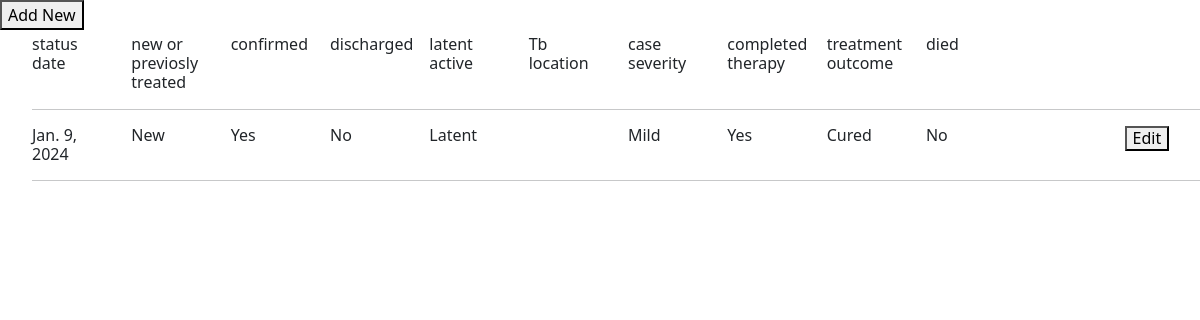
The page /client/patient_status_list/1/ on the database its author committed.
### tb_app/models.py (models this page shows, shortened)
class Patient_Status(TSIS2BaseModel):
    client = models.ForeignKey("client", blank=False, null=False, on_delete=models.PROTECT)
    status_date = models.DateField(blank=False, null=False)
    new_or_previosly_treated = models.CharField(choices=NEW,blank=True, null=True,max_length=255)
    confirmed = models.CharField(choices=YES_NO,blank=True, null=True,max_length=255)
    confirmed_date = models.DateField(blank=True, null=True,max_length=255)
    discharged = models.CharField(choices=YES_NO,blank=True, null=True,max_length=255)
    discharged_date = models.DateField(blank=True, null=True,max_length=255)
    latent_active = models.CharField(choices=LATENT_ACTIVE,blank=True, null=True,max_length=255)
    tb_location = models.CharField(choices=PULMONARY, blank=True, null=True,max_length=255)
    case_severity = models.CharField(choices=SEVERITY,blank=True, null=True,max_length=255)
    HIV_status = models.CharField(choices=HIV,blank=True, null=True,max_length=255)
    completed_therapy = models.CharField(choices=YES_NO, blank=False, null=False,max_length=255)
    completed_therapy_date = models.DateField(blank=False, null=False,max_length=255)
    incarcerated = models.CharField(choices=YES_NO,blank=True, null=True,max_length=255)
    where_incarcerated = models.CharField(blank=True, null=True,max_length=255)
    treatment_outcome = models.CharField(choices=TX_OUTCOME,blank=True, null=True,max_length=255)
    treatment_outcome_date = models.DateField(blank=True, null=True,max_length=255)
    died = models.CharField(choices=YES_NO, blank=False, null=False, max_length=255)
    death_date = models.DateField(blank=True, null=True)
    notes = models.TextField(blank=True, null=True)
    class Meta(object):
        default_permissions = ('add', 'change', 'delete', 'view', 'list')

### tb_app/views.py (the view)
# urls.py: path('patient_status_list/<int:client_id>/', patient_status_list, name='patient_status_list'),
def patient_status_list(request, client_id):
    client = get_object_or_404(Client, pk=client_id)
    patient_status = Patient_Status.objects.filter(client_id=client_id)
    return render(request, 'patient_status_list.html', {'patient_status': patient_status, 'client_id': client_id})

### tb_app/base_model.py (called while the page is built)
    def get_queryset(self):
        if self.include_deleted:
            return TSIS2BaseQuerySet(self.model)
        return TSIS2BaseQuerySet(self.model).filter(deleted_at=None)

### tb_app/templates/patient_status_list.html (shortened to what this page needs)
{% load widget_tweaks %}
{% load bootstrap5 %}
{% bootstrap_css %}
{% load crispy_forms_tags %}
</head>
{% block content %}
<div class="col-md-4">  <button onclick="popup2({{ client.id }})">Add New</button>  </div>
<ul>
  <b><div class="row h6">
    <div class="col-md-1"> status date  </div>
    <div class="col-md-1">   new or previosly treated</div>
    <div class="col-md-1">  confirmed </div>
    <div class="col-md-1"> discharged </div>
    <div class="col-md-1"> latent active </div>
    <div class="col-md-1">    Tb location</div>
    <div class="col-md-1">  case severity </div>
    <div class="col-md-1">     completed therapy	 </div>
    <div class="col-md-1"> treatment outcome </div>
    <div class="col-md-1"> died </div>
    <div class="col-md-1">  </div>
  </div> </b>
<hr>
{% for ps in patient_status %}
<div class="row h6">
    <div class="col-md-1">  {{ ps.status_date }}</div>
    <div class="col-md-1">  {{ ps.new_or_previosly_treated }}</div>
    <div class="col-md-1">  {{ ps.confirmed}}</div>
    <div class="col-md-1"> {{ ps.discharged}} </div>
    <div class="col-md-1">  {{ ps.latent_active }} </div>
    <div class="col-md-1">  {{ ps.pulmonary_status }} </div>
    <div class="col-md-1">  {{ ps.case_severity }} </div>
    <div class="col-md-1">  {{ ps.completed_therapy }} </div>
    <div class="col-md-1">  {{ ps.treatment_outcome }} </div>
    <div class="col-md-1">  {{ ps.died }} </div>
    <div class="col-md-1">   </div>
    <div class="col-md-1"> <button onclick="popup({{ ps.id }})">Edit</button>  </div>
  </div>
  <hr>
{% empty %}
<p style="font-size:12px; "> No data found - Click <b>'Add New'</b> to create new record </p>
{% endfor %}
</ul>
{% endblock %}

### tb_app/templates/patient_status_list.html (style rules this page uses)
.row { margin-bottom: 5px; margin-top: 5px; }

### rows shown on the page
Patient_Status: status_date "Jan. 9, 2024", new_or_previosly_treated "New", confirmed "Yes", discharged "No", latent_active "Latent", case_severity "Mild", completed_therapy "Yes", treatment_outcome "Cured", died "No"
